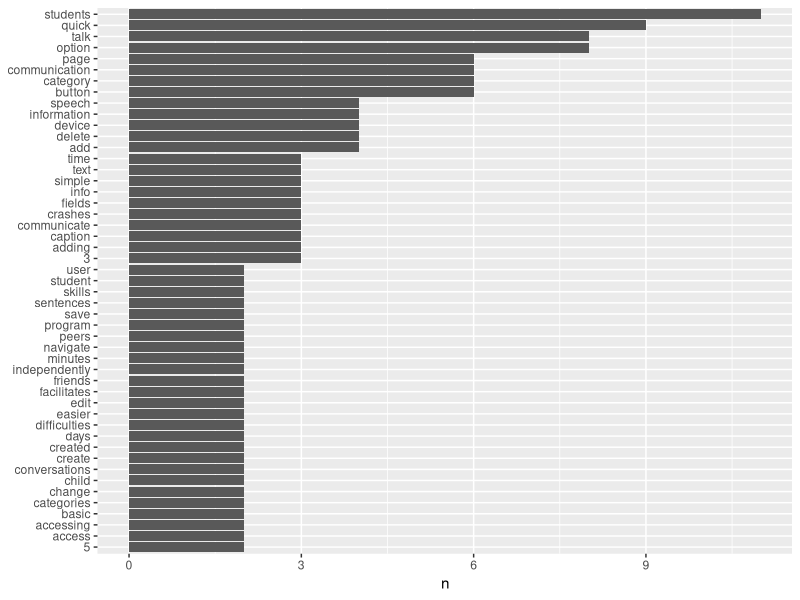

This chart was generated by the following R code:
library(tidyverse)
library(tidytext)

#Read in file 
tc_reviews <- read.csv("data/TouchChat/tc.csv")

#output file to console 
list(tc_reviews)

#Remove punctuation and replace with space
#also removes extra white space
#tc_reviews <- str_replace_all(tc_reviews, "\\s+", " ")# %>% 
#  str_replace_all(., "\\p{Punct}", " ")  

#places data into data frame table
#tc_reviews_df <- tibble(tc_reviews)

#loading dataset called stop_words
data("stop_words")

#include custom stop words
custom_stop_words <- bind_rows(tibble(word = c("app","apps","apple"),
                                      lexicon = c("custom")),
                               stop_words)

#removing all stop words
tc_reviews <- tc_reviews %>% anti_join(custom_stop_words)

#word count
tc_reviews %>% count(word, sort = TRUE) 

#frequency graph
tc_reviews %>%
  count(word, sort = TRUE) %>%
  filter(n > 1) %>%
  mutate(word = reorder(word, n)) %>%
  ggplot(aes(n, word)) +
  geom_col() +
  labs(y = NULL)
